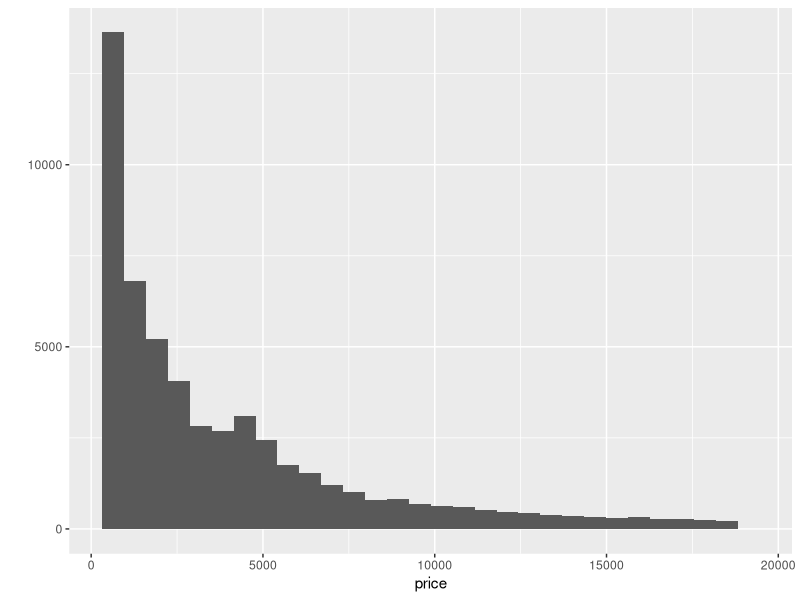
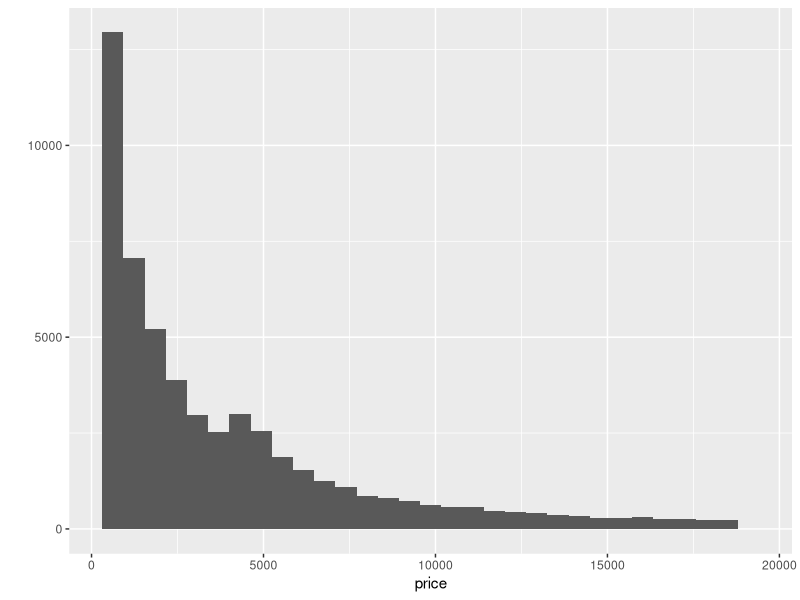
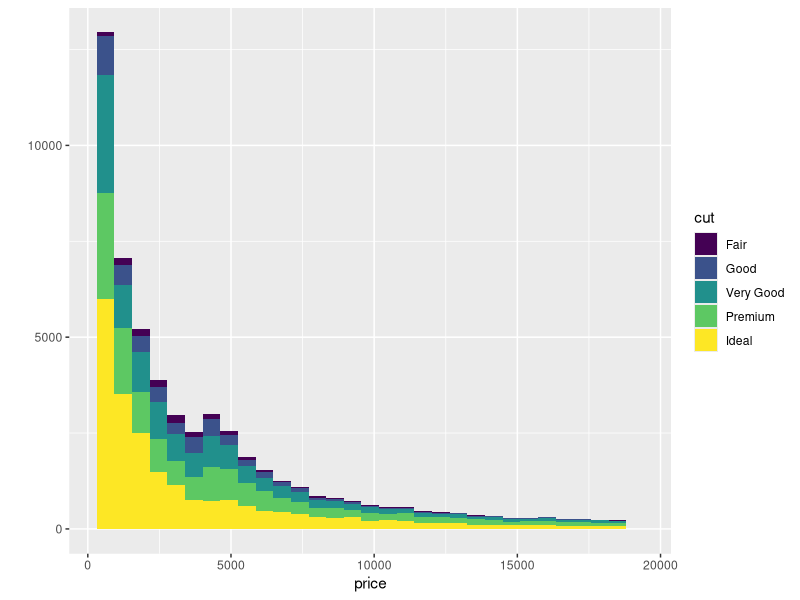
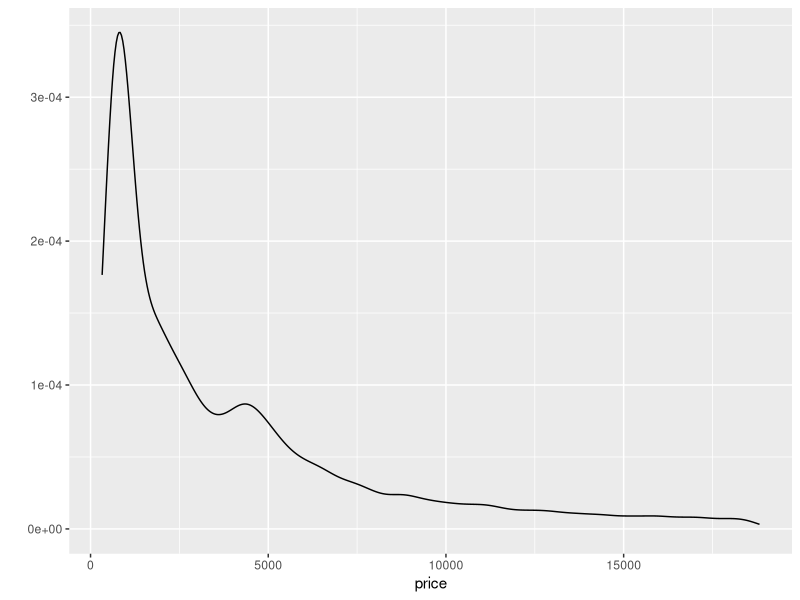
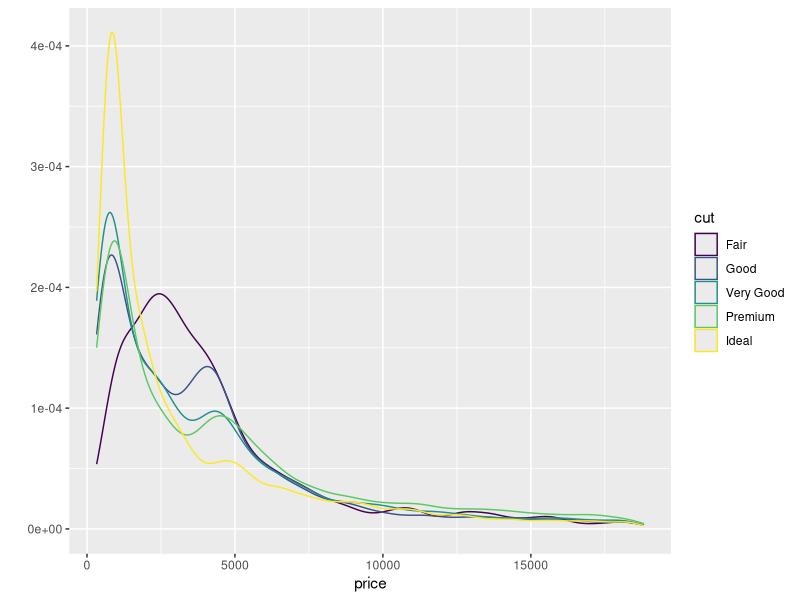
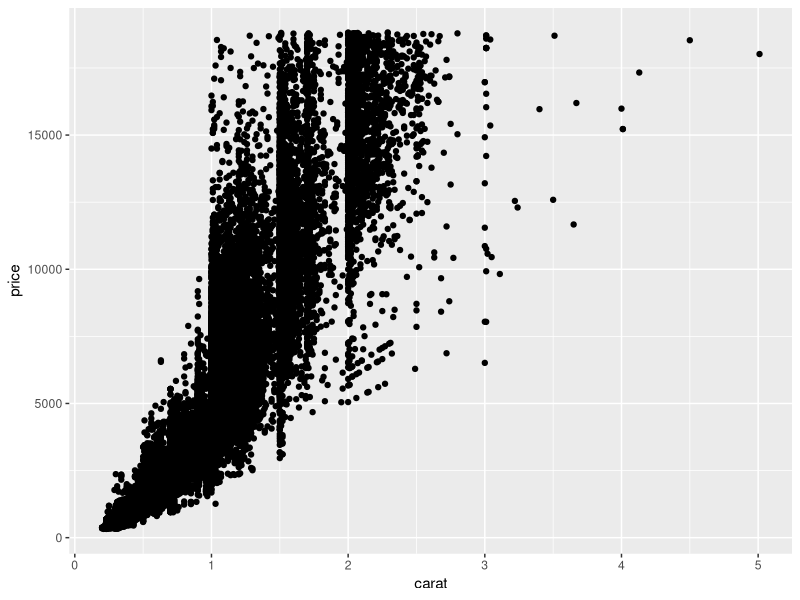
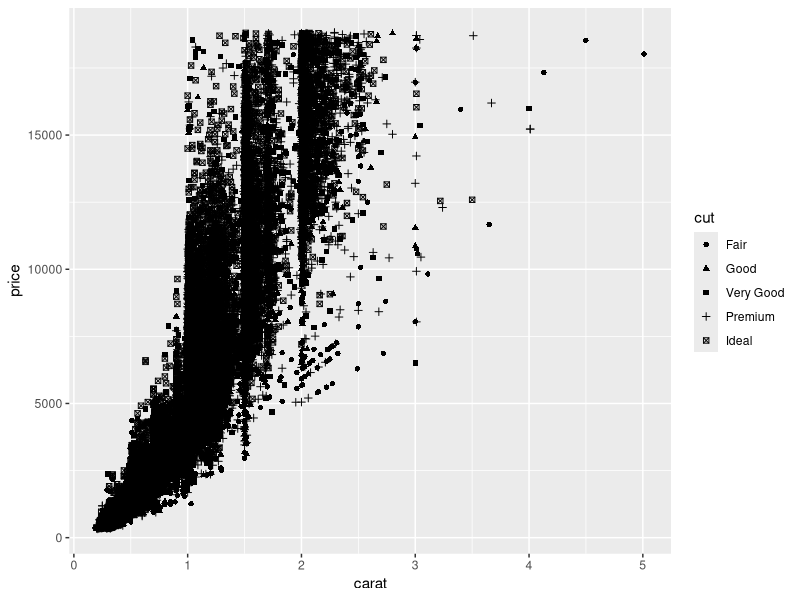
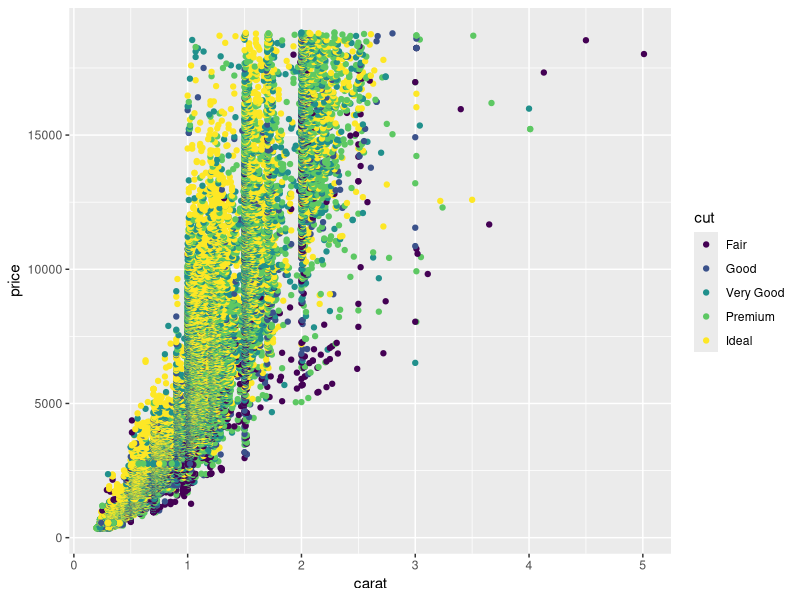

R code for these plots, in order:
## ---- chunk 1

knitr::opts_chunk$set(echo = TRUE)

knitr::opts_chunk$set( fig.path = "figs/fig-")

library(ggplot2)

## ---- chunk 2
str(diamonds)
## ---- chunk 3
qplot(data=diamonds, price)
## ---- chunk 4
range(diamonds$price)
## ---- chunk 5
qplot(data=diamonds, price, binwidth=18497/30)
## ---- chunk 6
#> brk
#[1]     0   617  1234  1851  2468  3085  3702  4319  4936  5553  6170  6787  7404  8021  8638  9255  9872 #10489 11106 11723 12340 12957
#[23] 13574 14191 14808 15425 16042 16659 17276 17893 18510 19127
## ---- chunk 7
#> counts
# [1]  4611 13255  5230  4262  3362  2567  2831  2841  2203  1666  1445  1112   987   766   796   655   606   #553   540   427   429   376
#[23]   348   338   298   305   269   287   227   251    97
## ---- chunk 8
qplot(data=diamonds, price, binwidth=18497/30, fill=cut)
## ---- chunk 9
qplot(price, data=diamonds, geom = "density")
## ---- chunk 10
qplot(price, data=diamonds, geom = "density", color=cut)
## ---- chunk 11
qplot(carat, price, data=diamonds)
## ---- chunk 12
qplot(carat, price, data=diamonds, shape=cut)
## ---- chunk 13
qplot(carat, price, data=diamonds, color=cut)
## ---- chunk 14
qplot(carat, price, data=diamonds, color=cut) + geom_smooth(method="lm")
## ---- chunk 15
qplot(carat,price,data=diamonds, color=cut, facets=.~cut) + geom_smooth(method="lm")
## ---- chunk 16
g <- ggplot(diamonds, aes(depth, price))
## ---- chunk 17
summary(g)
## ---- chunk 18
g + geom_point(alpha=1/3)
## ---- chunk 19
cutpoints <- quantile(diamonds$carat, seq(0, 1, length=4), na.rm=TRUE)
## ---- chunk 20
cutpoints
## ---- chunk 21
diamonds$car2 <- cut(diamonds$carat, cutpoints)
## ---- chunk 22
g <- ggplot(diamonds, aes(depth, price))
## ---- chunk 23
g + geom_point(alpha=1/3) + facet_grid(cut ~ car2)
## ---- chunk 24
#diamonds[myd,]
## ---- chunk 25
g + geom_point(alpha=1/3) + facet_grid(cut ~ car2) + geom_smooth(method="lm", size=3, color="pink")
## ---- chunk 26
ggplot(diamonds, aes(carat, price)) + geom_boxplot() + facet_grid(. ~ cut)
